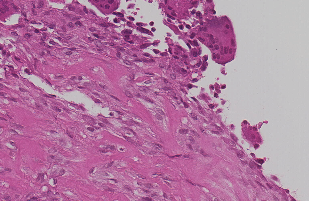
#> input picture vscode_python/denoising/sample2.png, 309 x 201 px
$ python denoising.py
#> lines starting #> are read from the running program, lines starting #| are printed output that depends on the picture
import numpy as np
import cv2
import matplotlib.pyplot as plt
from PIL import Image
from PIL import ImageDraw
from PIL import ImageFont
from PIL import ImageFilter


image = Image.open("sample2.png")
#> image is the input picture: PIL image 309x201 RGBA; mean R, G, B, A 178.4, 121.8, 160.3, 255
imDetailed=image.filter(ImageFilter.DETAIL)
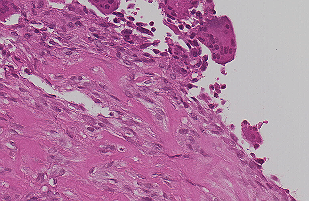
#> imDetailed: PIL image 309x201 RGBA; mean R, G, B, A 178.3, 121.8, 160.3, 255
imDetailed.save("result2.png")
